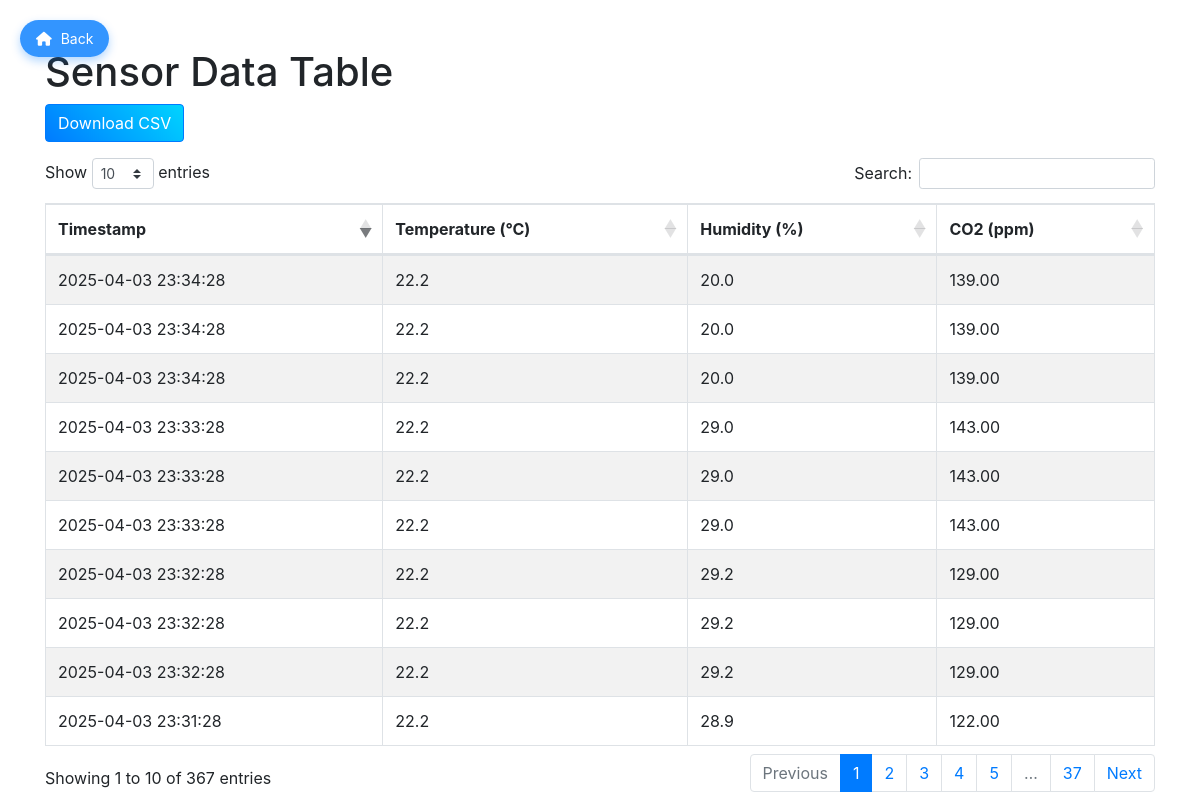
Screenshot of /data-table with the database file from the repository.
### database.py (models this page shows, shortened)
class SensorData(db.Model):
    id = db.Column(db.Integer, primary_key=True)
    temperature = db.Column(db.Float, nullable=False)
    humidity = db.Column(db.Float, nullable=False)
    co2 = db.Column(db.Float, nullable=False)  # Add CO2 column
    timestamp = db.Column(db.DateTime, default=db.func.current_timestamp(), nullable=False)

### app.py (the view)
@app.route('/data-table')
def data_table():
    sensor_data = SensorData.query.order_by(SensorData.timestamp.desc()).all()
    critical_data = CriticalData.query.first()
    critical_value = critical_data.temperature if critical_data else float('inf')
    return render_template('data_table.html', sensor_data=sensor_data, critical_value=critical_value)

### templates/data_table.html (shortened to what this page needs)
<!DOCTYPE html>
<html lang="en">
<head>
    <link rel="stylesheet" href="https://stackpath.bootstrapcdn.com/bootstrap/4.3.1/css/bootstrap.min.css">
    <link rel="stylesheet" href="https://cdn.datatables.net/1.10.21/css/dataTables.bootstrap4.min.css">
    <link rel="stylesheet" href="https://cdnjs.cloudflare.com/ajax/libs/font-awesome/6.0.0-beta3/css/all.min.css">
</head>
<body>
<a href="/" class="back-button"><i class="fas fa-home"></i> Back</a>
    <div class="container mt-5">
        <h1>Sensor Data Table</h1>
        <a href="/download-csv" class="btn btn-primary mb-3" style="background-image:linear-gradient(45deg, #007bff, #00d4ff); color: white;">Download CSV</a>
        <table id="sensorTable" class="table table-striped table-bordered">
            <thead>
                <tr>
                    <th>Timestamp</th>
                    <th>Temperature (°C)</th>
                    <th>Humidity (%)</th>
                    <th>CO2 (ppm)</th>
                </tr>
            </thead>
            <tbody>
                {% for data in sensor_data %}
                <tr>
                    <td>{{ data.timestamp }}</td>
                    <td class="{% if data.temperature > 30 %}critical-temperature{% endif %}">{{ data.temperature }}</td>
                    <td class="{% if data.humidity > 60 %}critical-humidity{% endif %}">{{ data.humidity }}</td>
                    <td>{{ "%.2f" | format(data.co2) }}</td>
                </tr>
                {% endfor %}
            </tbody>
        </table>
    </div>
</body>
</html>

### templates/data_table.html (style rules this page uses)
.back-button { position: fixed; top: 20px; left: 20px; padding: 8px 16px; font-size: 14px; background: rgba(0, 123, 255, 0.8); color: white; border-radius: 20px; text-decoration: none; z-index: 1000; box-shadow: 0 4px 10px rgba(0, 123, 255, 0.3); transition: all 0.3s ease-in-out; }
.back-button i { margin-right: 5px; }

### rows the page displays
SensorData: timestamp "2025-04-03 23:34:28", temperature "22.2", humidity "20.0", co2 "139.00"
SensorData: timestamp "2025-04-03 23:34:28", temperature "22.2", humidity "20.0", co2 "139.00"
SensorData: timestamp "2025-04-03 23:34:28", temperature "22.2", humidity "20.0", co2 "139.00"
SensorData: timestamp "2025-04-03 23:33:28", temperature "22.2", humidity "29.0", co2 "143.00"
SensorData: timestamp "2025-04-03 23:33:28", temperature "22.2", humidity "29.0", co2 "143.00"
SensorData: timestamp "2025-04-03 23:33:28", temperature "22.2", humidity "29.0", co2 "143.00"
SensorData: timestamp "2025-04-03 23:32:28", temperature "22.2", humidity "29.2", co2 "129.00"
SensorData: timestamp "2025-04-03 23:32:28", temperature "22.2", humidity "29.2", co2 "129.00"
SensorData: timestamp "2025-04-03 23:32:28", temperature "22.2", humidity "29.2", co2 "129.00"
SensorData: timestamp "2025-04-03 23:31:28", temperature "22.2", humidity "28.9", co2 "122.00"
